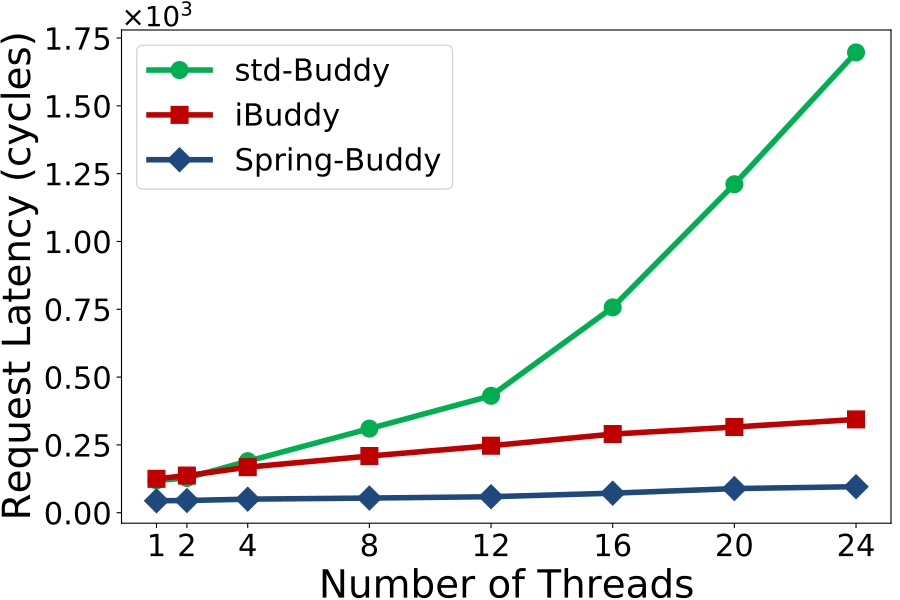

Reproduce this figure in Python.
import sys,os
import matplotlib.pyplot as plt
import random

markerTable = {'iBuddy':'s', 'std-Buddy':'o', 'Spring-Buddy':'D'}
colorTable = {'iBuddy':'#C00000', 'std-Buddy':'#00B050', 'Spring-Buddy':'#1f497d'}


xArr = [1,2,4,8,12,16,20,24]
yDict = {
    "std-Buddy": [119, 128, 190, 310, 431, 757, 1211, 1697],
    "iBuddy": [125, 137, 168, 209, 247, 290, 316, 344],
    "Spring-Buddy": [44, 45, 50, 54, 59, 72, 89, 96]
}

plt.figure(figsize=(9,6))

targetName = list(yDict.keys())

for i in range(len(targetName)):
    plt.plot(xArr, [num/1000.0 for num in yDict[targetName[i]]], label=targetName[i], linewidth=4, marker=markerTable[targetName[i]], color=colorTable[targetName[i]], markersize=12)
    # plt.plot(xArr, yDict[targetName[i]], label=targetName[i], linewidth=4, marker=markerTable[targetName[i]], color=colorTable[targetName[i]], markersize=12)

plt.legend(fontsize=22)
plt.xticks(fontsize=22)
plt.yticks(fontsize=22)
plt.xticks(xArr,xArr,fontsize=22)
plt.ylabel('Request Latency (cycles)', fontsize=28)
plt.xlabel('Number of Threads', fontsize=28)

xmin, xmax, ymin, ymax = plt.axis()
plt.text(xmin, ymax*1.005, r'$\times10^{%d}$'%(3),fontsize=20,ha='left')

plt.subplots_adjust(left=0.135, right=0.99, top=0.95, bottom=0.128)

plt.savefig('%s.pdf' % os.path.splitext(sys.argv[0])[0])

plt.show()
